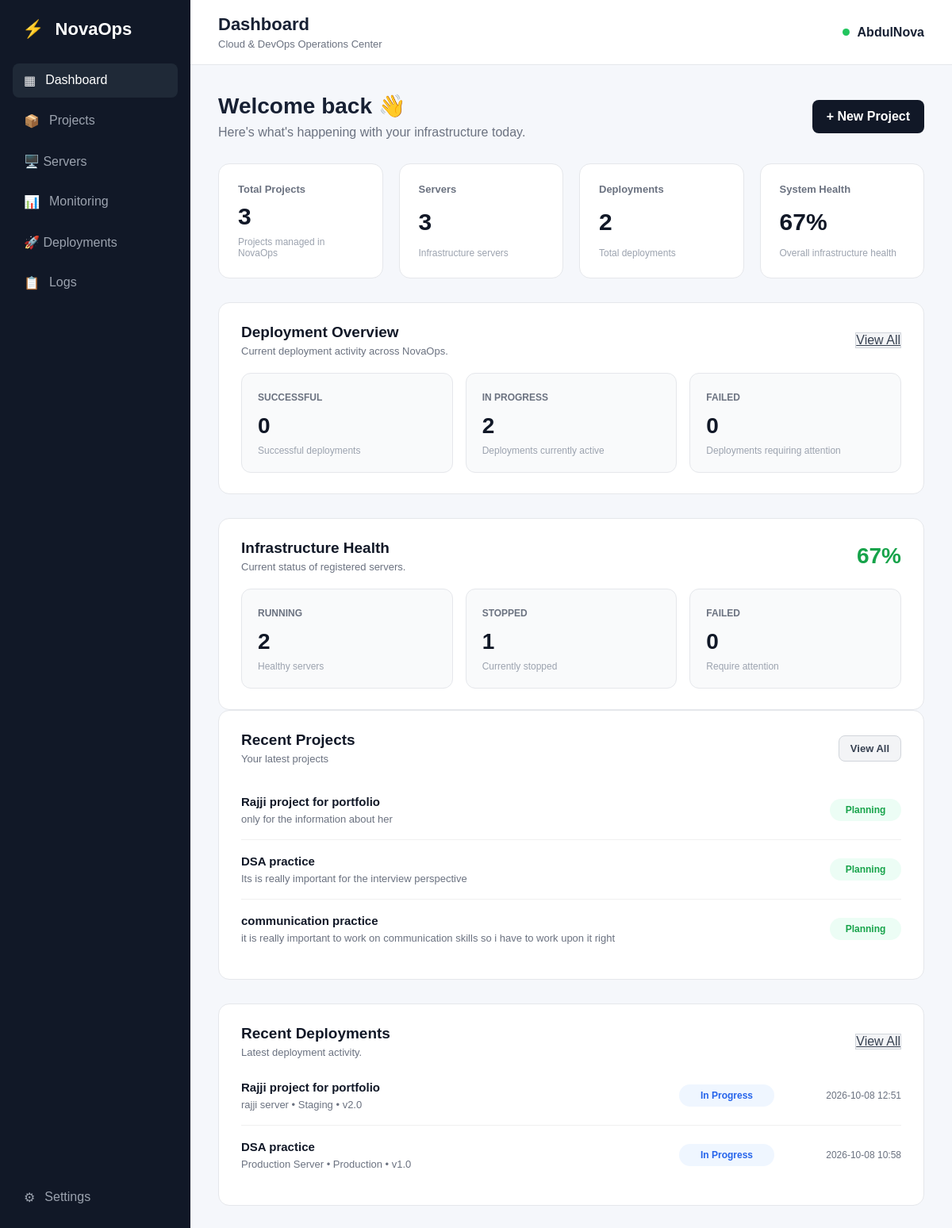
Before: / with the older database file.
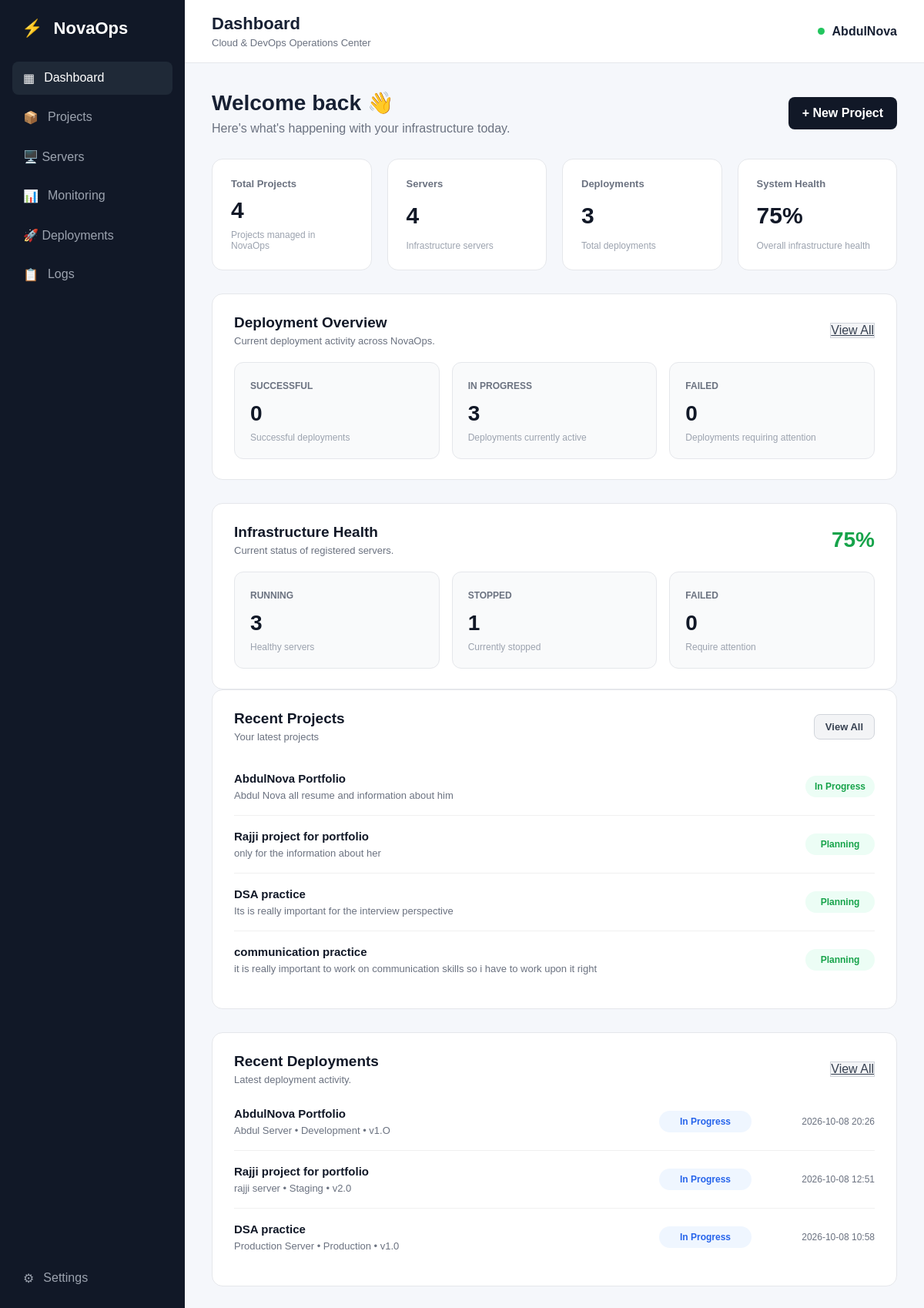
After: the same page with the newer database file.
### app.py (models this page shows)
class Project(db.Model):
    id = db.Column(
        db.Integer,
        primary_key=True
    )
    name = db.Column(
        db.String(100),
        nullable=False
    )
    description = db.Column(
        db.Text,
        nullable=False
    )
    status = db.Column(
        db.String(50),
        nullable=False
    )
    servers = db.relationship(
        "Server",
        backref="project",
        lazy=True
    )

class Deployment(db.Model):
    id = db.Column(
        db.Integer,
        primary_key=True
    )
    project_id = db.Column(
        db.Integer,
        db.ForeignKey("project.id"),
        nullable=False
    )
    server_id = db.Column(
        db.Integer,
        db.ForeignKey("server.id"),
        nullable=False
    )
    environment = db.Column(
        db.String(50),
        nullable=False
    )
    version = db.Column(
        db.String(50),
        nullable=False
    )
    status = db.Column(
        db.String(50),
        nullable=False
    )
    deployed_at = db.Column(
        db.DateTime,
        default=india_now,
        nullable=False
    )
    project = db.relationship(
        "Project",
        backref="deployments"
    )
    server = db.relationship(
        "Server",
        backref="deployments"
    )

class Server(db.Model):
    id = db.Column(
        db.Integer,
        primary_key=True
    )
    name = db.Column(
        db.String(100),
        nullable=False
    )
    ip_address = db.Column(
        db.String(50),
        nullable=False
    )
    provider = db.Column(
        db.String(50),
        nullable=False
    )
    region = db.Column(
        db.String(50),
        nullable=False
    )
    status = db.Column(
        db.String(50),
        nullable=False
    )
    project_id = db.Column(
        db.Integer,
        db.ForeignKey("project.id"),
        nullable=True
    )

### app.py (the view)
@app.route("/")
def dashboard():
    project_count = Project.query.count()
    server_count = Server.query.count()
    deployment_count = Deployment.query.count()
    successful_deployments = Deployment.query.filter_by(
        status="Successful"
    ).count()
    in_progress_deployments = Deployment.query.filter_by(
        status="In Progress"
    ).count()
    failed_deployments = Deployment.query.filter_by(
        status="Failed"
    ).count()
    running_servers = Server.query.filter_by(
        status="Running"
    ).count()
    stopped_servers = Server.query.filter_by(
        status="Stopped"
    ).count()
    failed_servers = Server.query.filter_by(
        status="Failed"
    ).count()
    if server_count > 0:
        health = round(
            (running_servers / server_count) * 100
        )
    else:
        health = 0
    recent_projects = Project.query.order_by(
        Project.id.desc()
    ).limit(5).all()
    recent_deployments = Deployment.query.order_by(
        Deployment.deployed_at.desc()
    ).limit(5).all()
    stats = {
        "projects": project_count,
        "servers": server_count,
        "deployments": deployment_count,
        "health": health
    }
    deployment_stats = {
        "successful": successful_deployments,
        "in_progress": in_progress_deployments,
        "failed": failed_deployments
    }
    server_stats = {
        "running": running_servers,
        "stopped": stopped_servers,
        "failed": failed_servers
    }
    return render_template(
        "dashboard.html",
        stats=stats,
        deployment_stats=deployment_stats,
        server_stats=server_stats,
        recent_projects=recent_projects,
        recent_deployments=recent_deployments
    )

### templates/dashboard.html (shortened to what this page needs)
{% extends "base.html" %}
{% block page_title %}
Dashboard
{% endblock %}
{% block content %}
<div class="welcome">
    <div>
        <h1>Welcome back 👋</h1>
        <p>Here's what's happening with your infrastructure today.</p>
    </div>
    <a href="{{ url_for('new_project') }}" class="primary-btn">
        + New Project
    </a>
</div>
<div class="stats-grid">
    <div class="stat-card">
        <div class="stat-card-header">
            <span class="stat-label">Total Projects</span>
        </div>
        <h2>{{ stats.projects }}</h2>
        <p class="stat-description">
            Projects managed in NovaOps
        </p>
    </div>
    <div class="stat-card">
        <div class="stat-card-header">
            <span class="stat-label">Servers</span>
        </div>
        <h2>{{ stats.servers }}</h2>
        <p class="stat-description">
            Infrastructure servers
        </p>
    </div>
    <div class="stat-card">
        <div class="stat-card-header">
            <span class="stat-label">Deployments</span>
        </div>
        <h2>{{ stats.deployments }}</h2>
        <p class="stat-description">
            Total deployments
        </p>
    </div>
    <div class="stat-card">
        <div class="stat-card-header">
            <span class="stat-label">System Health</span>
        </div>
        <h2>{{ stats.health }}%</h2>
        <p class="stat-description">
            Overall infrastructure health
        </p>
    </div>
</div>
<div class="deployment-overview">
    <div class="deployment-overview-header">
        <div>
            <h2>Deployment Overview</h2>
            <p>Current deployment activity across NovaOps.</p>
        </div>
        <a href="{{ url_for('deployments') }}" class="secondary-btn">
            View All
        </a>
    </div>
    <div class="deployment-summary-grid">
        <div class="deployment-summary-card">
            <span class="deployment-summary-label">
                Successful
            </span>
            <h3>
                {{ deployment_stats.successful }}
            </h3>
            <p>
                Successful deployments
            </p>
        </div>
        <div class="deployment-summary-card">
            <span class="deployment-summary-label">
                In Progress
            </span>
            <h3>
                {{ deployment_stats.in_progress }}
            </h3>
            <p>
                Deployments currently active
            </p>
        </div>
        <div class="deployment-summary-card">
            <span class="deployment-summary-label">
                Failed
            </span>
            <h3>
                {{ deployment_stats.failed }}
            </h3>
            <p>
                Deployments requiring attention
            </p>
        </div>
    </div>
</div>
<div class="server-health-overview">
    <div class="server-health-header">
        <div>
            <h2>Infrastructure Health</h2>
            <p>Current status of registered servers.</p>
        </div>
        <div class="health-score">
            {{ stats.health }}%
        </div>
    </div>
    <div class="server-health-grid">
        <div class="health-card">
            <span class="health-label">
                Running
            </span>
            <h3>
                {{ server_stats.running }}
            </h3>
            <p>
                Healthy servers
            </p>
        </div>
        <div class="health-card">
            <span class="health-label">
                Stopped
            </span>
            <h3>
                {{ server_stats.stopped }}
            </h3>
            <p>
                Currently stopped
            </p>
        </div>
        <div class="health-card">
            <span class="health-label">
                Failed
            </span>
            <h3>
                {{ server_stats.failed }}
            </h3>
            <p>
                Require attention
            </p>
        </div>
    </div>
</div>
<div class="recent-projects">
    <div class="recent-projects-header">
        <div>
            <h2>Recent Projects</h2>
            <p>Your latest projects</p>
        </div>
        <a href="{{ url_for('projects') }}" class="secondary-btn">
            View All
        </a>
    </div>
    <div class="recent-project-list">
        {% for project in recent_projects %}
        <div class="recent-project-item">
            <div class="recent-project-info">
                <h3>{{ project.name }}</h3>
                <p>{{ project.description }}</p>
            </div>
            <span class="project-status">
                {{ project.status }}
            </span>
        </div>
        {% endfor %}
    </div>
</div>
<div class="recent-deployments">
    <div class="recent-deployments-header">
        <div>
            <h2>Recent Deployments</h2>
            <p>Latest deployment activity.</p>
        </div>
        <a href="{{ url_for('deployments') }}" class="secondary-btn">
            View All
        </a>
    </div>
    <div class="recent-deployment-list">
        {% for deployment in recent_deployments %}
        <div class="recent-deployment-item">
            <div class="recent-deployment-info">
                <h3>
                    {{ deployment.project.name }}
                </h3>
                <p>
                    {{ deployment.server.name }}
                    •
                    {{ deployment.environment }}
                    •
                    {{ deployment.version }}
                </p>
            </div>
            <span class="deployment-status
                {% if deployment.status == 'Successful' %}
                    deployment-success
                {% elif deployment.status == 'Failed' %}
                    deployment-failed
                {% else %}
                    deployment-progress
                {% endif %}">
                {{ deployment.status }}
            </span>
            <span class="deployment-time">
                {{ deployment.deployed_at.strftime(
                "%Y-%m-%d %H:%M"
                ) }}
            </span>
        </div>
        {% endfor %}
    </div>
</div>
{% endblock %}

### templates/base.html (shortened to what this page needs)
<!DOCTYPE html>
<html lang="en">
<head>
    <link rel="stylesheet" href="{{ url_for('static', filename='css/style.css') }}">
</head>
<body>
    <div class="app">
        <aside class="sidebar">
            <div class="logo">
                <span>⚡</span>
                NovaOps
            </div>
            <nav class="navigation">
                <a href="{{ url_for('dashboard') }}" class="nav-item active">
                    <span class="nav-icon">▦</span>
                    <span>Dashboard</span>
                </a>
                <a href="{{ url_for('projects') }}" class="nav-item">
                    <span class="nav-icon">📦</span>
                    <span>Projects</span>
                </a>
                <a href="{{ url_for('servers') }}" class="nav-item">
                    🖥️ Servers
                </a>
                <a href="#" class="nav-item">
                    <span>📊</span>
                    Monitoring
                </a>
                <a href="{{ url_for('deployments') }}" class="nav-item">
                    🚀 Deployments
                </a>
                <a href="#" class="nav-item">
                    <span>📋</span>
                    Logs
                </a>
            </nav>
            <div class="sidebar-bottom">
                <a href="#" class="nav-item">
                    <span class="nav-icon">⚙</span>
                    <span>Settings</span>
                </a>
            </div>
        </aside>
        <main class="main">
            <header class="navbar">
                <div>
                    <h2>{% block page_title %}Dashboard{% endblock %}</h2>
                    <p>Cloud & DevOps Operations Center</p>
                </div>
                <div class="user-section">
                    <div class="status-dot"></div>
                    <span>AbdulNova</span>
                </div>
            </header>
            <section class="content">
                {% block content %}
                {% endblock %}
            </section>
        </main>
    </div>
</body>
</html>

Changed rows visible on the page:
added Project: name "AbdulNova Portfolio", description "Abdul Nova all resume and information about him", status "In Progress"
added Deployment: project.name "AbdulNova Portfolio", server.name "Abdul Server", environment "Development", version "v1.O", status "In Progress", deployed_at "2026-10-08 20:26"
Other visible differences:
{{ stats.projects }}: "3" → "4"
{{ stats.servers }}: "3" → "4"
{{ stats.deployments }}: "2" → "3"
{{ stats.health }}: "67" → "75"
{{ deployment_stats.in_progress }}: "2" → "3"
{{ server_stats.running }}: "2" → "3"
